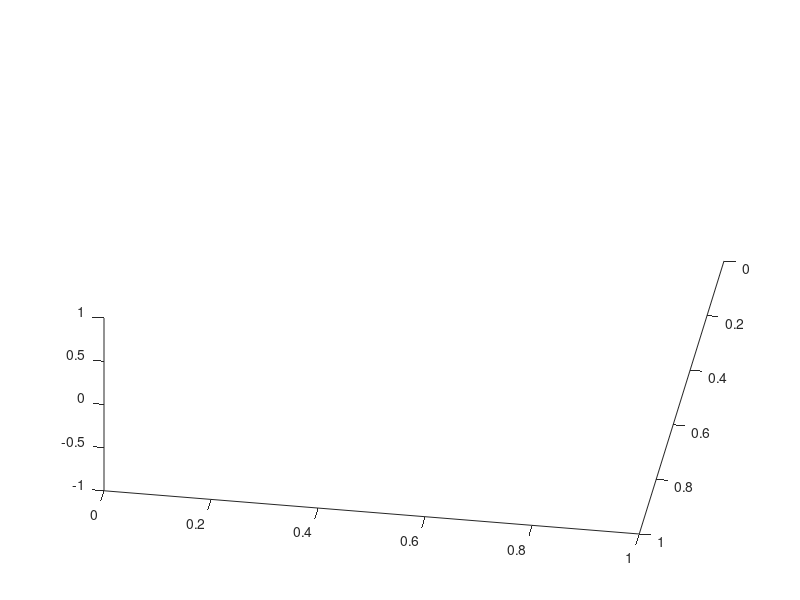
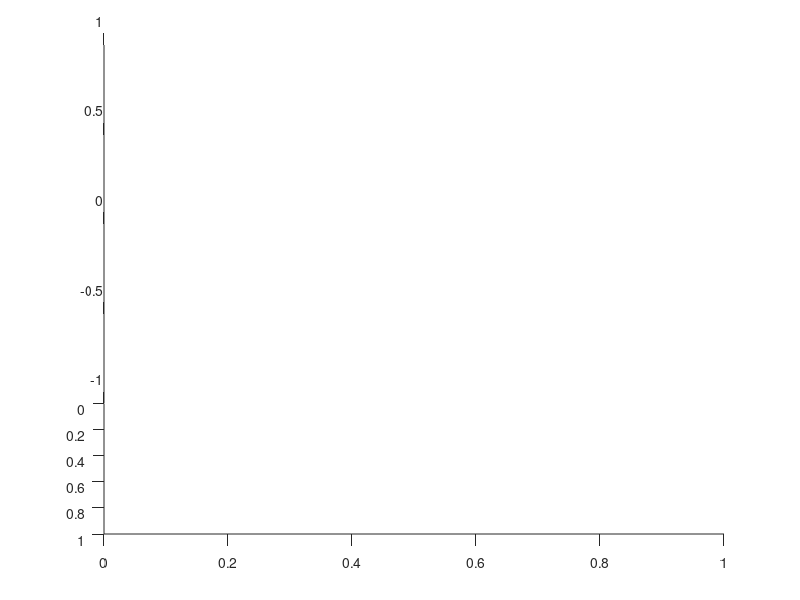

Here is the MATLAB script that generated these plots, in order: (Note: this script raises an error after producing the figures.)
%% Pre-requisite
clear all;
close all;
% set(0,'DefaultFigureWindowStyle','docked');

%% Parameters
n = 0.3;
A = 1.2;
MaxL = 2*(A-n) / ((1+n)^2);
L = MaxL*0.5;

%% Constants
m = 0;
D = 1+2*A-m-n;
a = (2+2*A-n) / D   + (2+2*A)     / D * L;
b = (1+m)     / D   + (1+m+n)     / D * L;
c = (2+2*m)   / D   + (2+2*m+2*n) / D * L;

%% Equilibrium points M0, M1
% M0
p0 = 0;
q0 = 0;
r0_= c;
r0 = r0_^(1/(1+n));

% M1
p1 = 0;
q1 = 1;
r1_= c - (1+n)/(A-n)*L;
r1 = r1_^(1/(1+n));

% Eigenvectors at M0 
V1 = [0 ; (-n + (A-n)/L*r0_ )/r0; -1 ];
V2 = [1 ; b*r0 ; (L+b)*r0^2 / ( 2*n - (A-n)/L*r0_ ) ];
V3 = [0 ; 0 ; -1];
V1 = V1/(norm(V1,2));
V2 = V2/(norm(V2,2));
V3 = V3/(norm(V3,2));

% Eigenvectors at M1 for L\ne b 
W1 = [ ( -n*(1+n)/(A-n) - (A-n)/L*r1_ )*( 1-(1+n)/(A-n) )/( (b-L)*r1^2 ) ; -...
       ( -n*(1+n)/(A-n) - (A-n)/L*r1_ )/r1 ; ...
       ( ( 1-(1+n)/(A-n) )*L + (b-L) )/( b-L ) ];
W2 = [0 ; ( -n - (A-n)/L*r1_ )/r1 ; 1];
W3 = [0 ; 0 ; 1];
W1 = W1/(norm(W1,2));
W2 = W2/(norm(W2,2));
W3 = W3/(norm(W3,2));

%% Solve the ode for n NOT equal to 0 

% Gram Schmidt orthogonalization in the order V2 -> V3 -> V1
B2 = V2;
B3 = V3 - (V3'*B2)/(B2'*B2) * B2; B3 = B3/norm(B3,2);
B1 = V1 - (V1'*B2)/(B2'*B2) * B2 - (V1'*B3)/(B3'*B3) * B3; B1 = B1/norm(B1,2);

figure(10); view(90,20);  hold on;
figure(2);  view(99,58); hold on;
flag = 0;

% for w = [32.2157:0.00001:32.2159] % 
for w = [2.5085:0.00001:2.5087]
    % initial position of ther orbit near M1
    Z0    = [p1;q1;r1] + 0.00001*(50*W2 + w*W1);

    % solve in negative time
    myodefuncM = @(t,Z,L,A,n) myodefunc(t,Z,L,A,n);
    etaspan = [50 0];      % fast time variable t = eta/n;
    tspan   = etaspan/n;
    options = odeset('AbsTol',1e-12,'RelTol',1e-10);
    [t, Z] = ode45(myodefuncM,tspan,Z0,options,L,A,n);
    eta = t*n;
    
  
    % stop if the last vector contains B1 component
    Zdot = myodefunc(0,Z(end,:),L,A,n);
    Zdot = Zdot / norm(Zdot,2);
    % calculate angle
    [w (B1')*Zdot (B2')*Zdot (B3')*Zdot]
    [Z(end,:)' Zdot]
    if ((B1')*Zdot < 0 && flag==0) 
        % draw orbit
        figure(10); 
        plot3(Z(:,1),Z(:,2),Z(:,3),'r--','LineWidth',2); 
        flag = 1;
        break;
    else
        figure(10); 
        plot3(Z(:,1),Z(:,2),Z(:,3),'b');
%         plot3(Z(1:250,1),Z(1:250,2),Z(1:250,3),'b'); 
    end
    
end
figure(10);hold off;

%% Prepare plots

% draw the last selected orbit
figure(1); 
xlabel('$p$','interpreter','latex'); 
ylabel('$q$','interpreter', 'latex'); 
zlabel('$r$','interpreter', 'latex'); 
set(get(gca,'ZLabel'),'Rotation',0);

hold on;
plot3(Z(:,1),Z(:,2),Z(:,3));
plot3(0,      0,      r0,'rx','MarkerSize',15,'LineWidth',2);
plot3(0,      q1,     r1,'rx','MarkerSize',15,'LineWidth',2);
%plot3(0,      0,      0, 'rx','MarkerSize',15,'LineWidth',2);

set(gca,'XTickLabel',[],'YTickLabel',[],'ZTickLabel',[]);
% set(gca,'XTick',[],'YTick',[],'ZTick',[]);
view(69,12); box on; grid on;
% axis([-0.05 0.2 0 1 0 3.5]); 
hold off;
% ylabh = get(gca,'yLabel');
% set(ylabh, 'Units', 'Normalized')
% set(ylabh, 'Position',get(ylabh,'Position').*[1,1,0.8]);
% axis([0 max(Z(:,1)) -0.1 qs 0 max(Z(:,3))]);

% draw eigenvectors at M0
figure(2); hold on;
xlabel('p');ylabel('q'); zlabel('r');
xlabel('$p$','interpreter','latex'); 
ylabel('$q$','interpreter', 'latex'); 
zlabel('$r$','interpreter', 'latex'); 
set(get(gca,'ZLabel'),'Rotation',0);
set(gca,'XTickLabel',[],'YTickLabel',[],'ZTickLabel',[]);
% set(gca,'XTick',[],'YTick',[],'ZTick',[]);
grid on; box on;
view(99,58);
for w=0:0.00001:0.00010
    myV = [p0;q0;r0] + w*V1;
    plot3(myV(1),myV(2),myV(3),'k.');
    myV = [p0;q0;r0] - w*V1;
    plot3(myV(1),myV(2),myV(3),'k.');
    myV = [p0;q0;r0] + w*V2;
    plot3(myV(1),myV(2),myV(3),'r.');
    myV = [p0;q0;r0] - w*V2;
    plot3(myV(1),myV(2),myV(3),'r.');
    myV = [p0;q0;r0] + w*V3;
    plot3(myV(1),myV(2),myV(3),'b.');
    myV = [p0;q0;r0] - w*V3;
    plot3(myV(1),myV(2),myV(3),'b.');
end
CUT=500;
plot3(Z(end-CUT:end,1),Z(end-CUT:end,2),Z(end-CUT:end,3)); 
plot3(0,      0,      r0,'ro','MarkerSize',15,'LineWidth',2);
% axis([-1e-7 1e-7 -0.25e-6 1e-6 11.2563 11.2565])
figure(2); hold off;

figure(10); 
xlabel('p');ylabel('q'); zlabel('r');
xlabel('$p$','interpreter','latex'); 
ylabel('$q$','interpreter', 'latex'); 
zlabel('$r$','interpreter', 'latex'); 
set(get(gca,'ZLabel'),'Rotation',0);
hold on;
%plot3(0,      qs,     0 ,'rx','MarkerSize',15,'LineWidth',2);
plot3(0,      0,      r0,'ro','MarkerSize',4,'LineWidth',2);
plot3(0,      q1,     r1,'ro','MarkerSize',4,'LineWidth',2);
%plot3(0,      0,      0, 'rx','MarkerSize',15,'LineWidth',2);
hold off;
view(71,76); grid on; box on; 
% % axis([-0.05 0.35 -0.1 1 0 6]);
% % axis([-0.05 0.15 -0.1 0.1 0 6]);

%% Save Data
save pqr.mat A L n B1 B2 B3 V1 V2 V3 W1 W2 W3 p0 q0 r0 p1 q1 r1 eta Z








